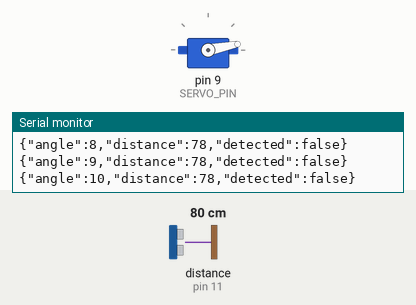
This sketch was run on a simulated Arduino Uno, built with avr-gcc and run on an emulated ATmega328P. On the bench: servo, the last lines printed to the serial monitor. Wiring (inferred from the names in the program): ultrasonic range finder: trigger pin 10; echo pin 11. The inputs (shaded band) are chosen by the test bench; at power-on: distance to the obstacle (sensor on pin 11) 80 cm. The echo pulse lasts 58.3 µs per cm.

Above: at 11.3 s.
11.4 s: distance to the obstacle (sensor on pin 11) set to 2 cm
At 12.59 s:
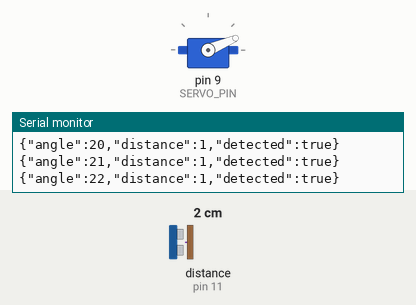
14.4 s: distance to the obstacle (sensor on pin 11) set to 60 cm
At 14.56 s:
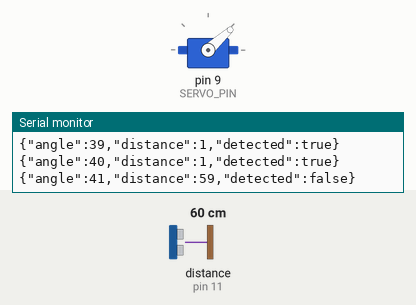
20.4 s: distance to the obstacle (sensor on pin 11) set to 4 cm
At 20.63 s:
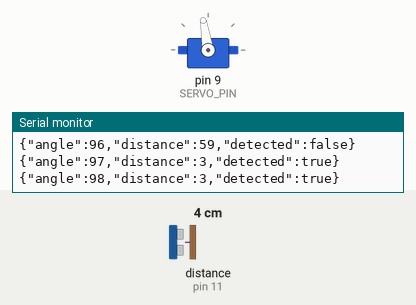
23.4 s: distance to the obstacle (sensor on pin 11) set to 299 cm
32.4 s: distance to the obstacle (sensor on pin 11) set to 9 cm
Timing chart, 0 to 36.4 s (numbered marks = the images above; inputs shaded):
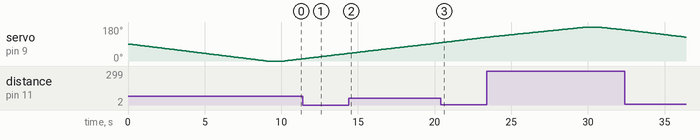

Measured:
- by itself, servo on pin 9 (SERVO_PIN): rises from 126° to 180° in 6.4 s, then falls to 165° in 2.4 s

The sketch:

radar_180.ino
```cpp
// (licence header left out)
#include <Arduino_JSON.h>
#include <Servo.h>

// ---------------------------------------------------------------------------
// Pin assignments
// ---------------------------------------------------------------------------
constexpr int SERVO_PIN = 9;
constexpr int TRIG_PIN  = 10;
constexpr int ECHO_PIN  = 11;

// ---------------------------------------------------------------------------
// Servo sweep configuration
// ---------------------------------------------------------------------------
constexpr int   SERVO_MIN_ANGLE         = 0;
constexpr int   SERVO_MAX_ANGLE         = 180;
constexpr int   DELAY_TURN_MS           = 100; // pause between steps of the sweep
constexpr int   SWEEP_PAUSE_MS          = 500; // pause at the ends of each sweep
constexpr unsigned long SERVO_HOME_DELAY_MS = 1000; // settle time after homing

// ---------------------------------------------------------------------------
// Ultrasonic sensor configuration
// ---------------------------------------------------------------------------
constexpr int  MAX_VALID_DISTANCE_CM = 40;  // readings above this are discarded
constexpr long PULSE_TIMEOUT_US      = 26000; // ~442 cm, max measurable distance

// ---------------------------------------------------------------------------
// Serial protocol
// ---------------------------------------------------------------------------
constexpr long SERIAL_BAUD_RATE      = 9600;

// ---------------------------------------------------------------------------
// Other
// ---------------------------------------------------------------------------
constexpr int NO_OBJECT_DISTANCE = -1; // sentinel for "no valid echo"


Servo radarServo;

bool stopSweep = false; // set to true to halt the sweeping loop

// Function prototypes
void goToHomePosition();
int  readDistance();
void sendReading(int angleDeg, int distanceCm);

/**
 * Initializes the sensor pins and the servo, then moves it to the home
 * position (0°). Waits briefly so the servo is settled before the first sweep.
 */
void setup() {
  pinMode(TRIG_PIN, OUTPUT);
  pinMode(ECHO_PIN, INPUT);

  Serial.begin(SERIAL_BAUD_RATE);
  radarServo.attach(SERVO_PIN);
  goToHomePosition();
  delay(SERVO_HOME_DELAY_MS);
}

/**
 * Sweeps the servo from 0° to 180° and back, measuring and reporting the
 * distance at every degree. Returns early while stopSweep is enabled.
 */
void loop() {
  if (stopSweep) {
    return;
  }

  // Forward sweep: 0° -> 180°
  for (int angle = SERVO_MIN_ANGLE; angle <= SERVO_MAX_ANGLE; angle++) {
    radarServo.write(angle);
    delay(DELAY_TURN_MS);

    sendReading(angle, readDistance());
  }

  delay(SWEEP_PAUSE_MS);

  // Backward sweep: 180° -> 0°
  for (int angle = SERVO_MAX_ANGLE; angle >= SERVO_MIN_ANGLE; angle--) {
    radarServo.write(angle);
    delay(DELAY_TURN_MS);

    sendReading(angle, readDistance());
  }

  delay(SWEEP_PAUSE_MS);
}

/**
 * Slows the servo down from its current position to 0° one degree at a time.
 * Guarantees that a sweep always starts from the home position.
 */
void goToHomePosition() {
  int currentAngle = radarServo.read();

  Serial.print("Initial angle: ");
  Serial.println(currentAngle);

  for (int angle = currentAngle; angle >= SERVO_MIN_ANGLE; angle--) {
    radarServo.write(angle);
    delay(DELAY_TURN_MS);
  }

  radarServo.write(SERVO_MIN_ANGLE);
}

/**
 * Triggers an ultrasonic pulse and measures how long the echo takes to return.
 *
 * @return  distance in centimeters, or NO_OBJECT_DISTANCE when the echo times
 *          out (no object within range).
 */
int readDistance() {
  digitalWrite(TRIG_PIN, LOW);
  delayMicroseconds(2);
  digitalWrite(TRIG_PIN, HIGH);
  delayMicroseconds(10);
  digitalWrite(TRIG_PIN, LOW);

  long duration = pulseIn(ECHO_PIN, HIGH, PULSE_TIMEOUT_US);
  int distance = duration * 0.034 / 2;

  return (distance == 0) ? NO_OBJECT_DISTANCE : distance;
}

/**
 * Streams a single radar reading as a JSON object over the serial port, using
 * the contract expected by the frontend parser (src/serial/parser.ts).
 *
 * @param angleDeg    sweep angle in degrees (0-180).
 * @param distanceCm  measured distance, or NO_OBJECT_DISTANCE when out of range.
 */
void sendReading(int angleDeg, int distanceCm) {
  JSONVar doc;

  doc["angle"] = angleDeg;
  doc["distance"] = distanceCm;
  doc["detected"] = (distanceCm > 0 && distanceCm <= MAX_VALID_DISTANCE_CM);

  Serial.println(JSON.stringify(doc));
}
```
